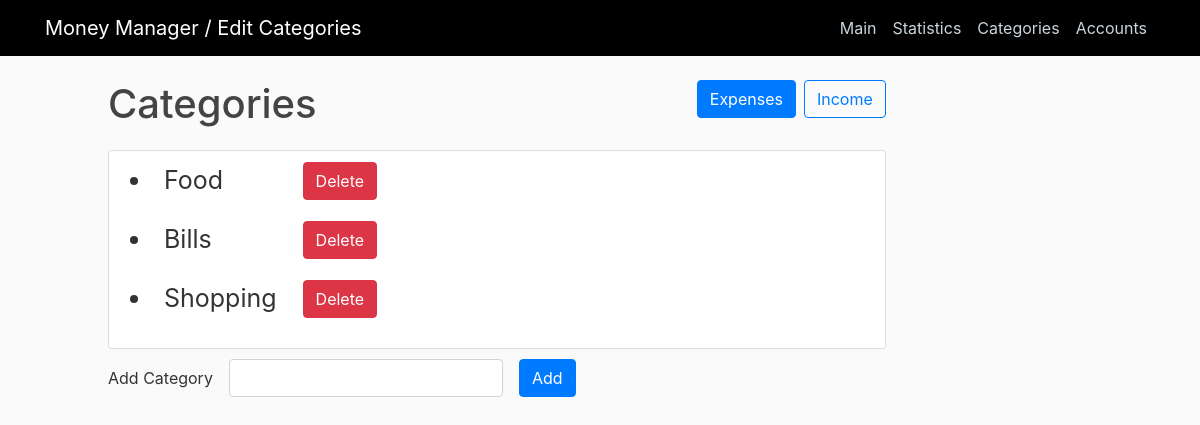
Page /categories/ on the committed database.
### home/models.py (models this page shows, shortened)
class Category(models.Model):
    category_type = models.ForeignKey(CategoryType, on_delete=models.CASCADE)
    name = models.CharField(max_length=50)

### home/views.py (the view)
# urls.py: path('categories/', views.categories, name="categories"),
def categories(request):
    if request.method == "POST":
        if request.POST.get("new_expense"):
            category = Category(category_type_id=1, name=request.POST.get("new_expense"))
        else:
            category = Category(category_type_id=2, name=request.POST.get("new_income"))
        category.save()
        messages.success(request, "Category has been added")
        return redirect("home")
    else:
        context = {
            'title': "Edit Categories",
            'expense_categories': Category.objects.filter(category_type_id = 1),
            'income_categories': Category.objects.filter(category_type_id = 2)
        }
        return render(request, 'home/categories.html', context)

### home/templates/home/categories.html (shortened to what this page needs)
{% extends "home/base.html" %}
{% block content %}
    <div style="margin-bottom: 70px;">
        <h1 class="mb-2 float-left">Categories</h1>
        <button class="btn btn-outline-primary income_btn float-right ml-2">Income</button>
        <button class="btn btn-outline-primary expense_btn float-right"
            style="background-color: #007bff; color: #fff">Expenses</button>
    </div>
    <div class="content-section expense">
        <table>
            {% for category in expense_categories %}
            <tr >
                <td style="padding-bottom: 20px;">
                    <li style="font-size: 25px;"> {{ category.name }} </li>
                </td>
                <td style="padding-bottom: 20px;">
                    <a class="btn btn-danger ml-4" style="color: #fff;" href="{% url 'delete-category' category.id %}">Delete</a>
                </td>
            </tr>
            {% endfor %}
        </table>
    </div>
    <form class="form-inline" method="POST" submit="/categories">
        <div class="form-group mb-2">
            <label>Add Category</label>
        </div>
        <div class="form-group mx-sm-3 mb-2">
            <input type="text" class="form-control category_input" name="new_expense">
        </div>
        <button type="submit" class="btn btn-primary mb-2">Add</button>
    </form>
{% endblock content %}

### home/static/home/main.css (style rules this page uses)
body { background: #fafafa; color: #333333; margin-top: 5rem; }
h1, h2, h3, h4, h5, h6 { color: #444444; }
.content-section { background: #ffffff; padding: 10px 20px; border: 1px solid #dddddd; border-radius: 3px; margin-bottom: 10px; }

### rows in the picture
Category: name "Food"
Category: name "Bills"
Category: name "Shopping"

### other values in the picture
{{ title }} "Edit Categories"
